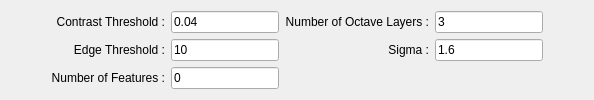
              <widget class="QWidget" name="tabDetectorSift">
               <attribute name="title">
                <string>SIFT</string>
               </attribute>
               <attribute name="toolTip">
                <string>Extracting keypoints using the Scale Invariant Feature Transform (SIFT) algorithm by D. Lowe [Lowe04].</string>
               </attribute>
               <layout class="QGridLayout" name="gridLayout_19">
                <item row="0" column="0">
                 <spacer name="horizontalSpacer_30">
                  <property name="orientation">
                   <enum>Qt::Horizontal</enum>
                  </property>
                  <property name="sizeHint" stdset="0">
                   <size>
                    <width>40</width>
                    <height>20</height>
                   </size>
                  </property>
                 </spacer>
                </item>
                <item row="0" column="1">
                 <layout class="QGridLayout" name="detectorSiftParams">
                  <item row="0" column="3">
                   <widget class="QLineEdit" name="detectorSiftNOctaveLayersText">
                    <property name="text">
                     <string>3</string>
                    </property>
                   </widget>
                  </item>
                  <item row="1" column="0">
                   <widget class="QLabel" name="detectorSiftEdgeThresholdLab">
                    <property name="toolTip">
                     <string>The threshold used to filter out edge-like features.
Note that the its meaning is different from the contrastThreshold,
i.e. the larger the edgeThreshold, the less features are filtered out (more features are retained).</string>
                    </property>
                    <property name="text">
                     <string>Edge Threshold :</string>
                    </property>
                    <property name="alignment">
                     <set>Qt::AlignRight|Qt::AlignTrailing|Qt::AlignVCenter</set>
                    </property>
                   </widget>
                  </item>
                  <item row="1" column="1">
                   <widget class="QLineEdit" name="detectorSiftEdgeThresholdText">
                    <property name="text">
                     <string>10</string>
                    </property>
                   </widget>
                  </item>
                  <item row="0" column="1">
                   <widget class="QLineEdit" name="detectorSiftContrastThresholdText">
                    <property name="text">
                     <string>0.04</string>
                    </property>
                   </widget>
                  </item>
                  <item row="0" column="0">
                   <widget class="QLabel" name="detectorSiftContrastThresholdLabel">
                    <property name="toolTip">
                     <string>The contrast threshold used to filter out weak features in semi-uniform (low-contrast) regions.
The larger the threshold, the less features are produced by the detector.</string>
                    </property>
                    <property name="text">
                     <string>Contrast Threshold :</string>
                    </property>
                    <property name="alignment">
                     <set>Qt::AlignRight|Qt::AlignTrailing|Qt::AlignVCenter</set>
                    </property>
                   </widget>
                  </item>
                  <item row="2" column="0">
                   <widget class="QLabel" name="detectorSiftNfeaturesLabel">
                    <property name="toolTip">
                     <string>The number of best features to retain. The features are ranked by their scores (measured in SIFT algorithm as the local contrast)</string>
                    </property>
                    <property name="text">
                     <string>Number of Features :</string>
                    </property>
                    <property name="alignment">
                     <set>Qt::AlignRight|Qt::AlignTrailing|Qt::AlignVCenter</set>
                    </property>
                   </widget>
                  </item>
                  <item row="2" column="1">
                   <widget class="QLineEdit" name="detectorSiftNfeaturesText">
                    <property name="text">
                     <string>0</string>
                    </property>
                   </widget>
                  </item>
                  <item row="0" column="2">
                   <widget class="QLabel" name="detectorSiftNOctaveLayersLabel">
                    <property name="toolTip">
                     <string>The number of layers in each octave. 3 is the value used in D. Lowe paper.
The number of octaves is computed automatically from the image resolution.</string>
                    </property>
                    <property name="text">
                     <string>Number of Octave Layers :</string>
                    </property>
                    <property name="alignment">
                     <set>Qt::AlignRight|Qt::AlignTrailing|Qt::AlignVCenter</set>
                    </property>
                   </widget>
                  </item>
                  <item row="1" column="3">
                   <widget class="QLineEdit" name="detectorSiftSigmaText">
                    <property name="text">
                     <string>1.6</string>
                    </property>
                   </widget>
                  </item>
                  <item row="1" column="2">
                   <widget class="QLabel" name="detectorSiftSigmaLabel">
                    <property name="toolTip">
                     <string>The sigma of the Gaussian applied to the input image at the octave #0.
If your image is captured with a weak camera with soft lenses, you might want to reduce the number.</string>
                    </property>
                    <property name="text">
                     <string>Sigma :</string>
                    </property>
                    <property name="alignment">
                     <set>Qt::AlignRight|Qt::AlignTrailing|Qt::AlignVCenter</set>
                    </property>
                   </widget>
                  </item>
                 </layout>
                </item>
                <item row="0" column="2">
                 <spacer name="horizontalSpacer_31">
                  <property name="orientation">
                   <enum>Qt::Horizontal</enum>
                  </property>
                  <property name="sizeHint" stdset="0">
                   <size>
                    <width>40</width>
                    <height>20</height>
                   </size>
                  </property>
                 </spacer>
                </item>
               </layout>
              </widget>
